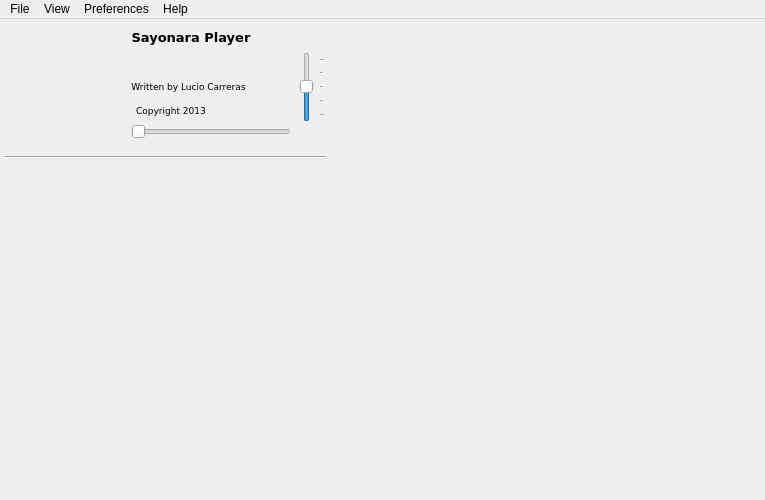
<?xml version="1.0" encoding="UTF-8"?>
<ui version="4.0">
 <class>Sayonara</class>
 <widget class="QMainWindow" name="Sayonara">
  <property name="geometry">
   <rect>
    <x>0</x>
    <y>0</y>
    <width>765</width>
    <height>500</height>
   </rect>
  </property>
  <property name="minimumSize">
   <size>
    <width>350</width>
    <height>350</height>
   </size>
  </property>
  <property name="maximumSize">
   <size>
    <width>2000</width>
    <height>2000</height>
   </size>
  </property>
  <property name="focusPolicy">
   <enum>Qt::StrongFocus</enum>
  </property>
  <property name="windowTitle">
   <string>Sayonara Player</string>
  </property>
  <property name="windowIcon">
   <iconset>
    <normaloff>../../.designer/backup/icons/play.png</normaloff>../../.designer/backup/icons/play.png</iconset>
  </property>
  <property name="toolButtonStyle">
   <enum>Qt::ToolButtonIconOnly</enum>
  </property>
  <property name="documentMode">
   <bool>false</bool>
  </property>
  <property name="unifiedTitleAndToolBarOnMac">
   <bool>true</bool>
  </property>
  <widget class="QWidget" name="centralwidget">
   <property name="minimumSize">
    <size>
     <width>100</width>
     <height>177</height>
    </size>
   </property>
   <layout class="QGridLayout" name="gridLayout">
    <property name="sizeConstraint">
     <enum>QLayout::SetDefaultConstraint</enum>
    </property>
    <property name="leftMargin">
     <number>5</number>
    </property>
    <property name="topMargin">
     <number>3</number>
    </property>
    <property name="rightMargin">
     <number>0</number>
    </property>
    <property name="bottomMargin">
     <number>12</number>
    </property>
    <property name="verticalSpacing">
     <number>0</number>
    </property>
    <item row="0" column="1" colspan="2">
     <layout class="QHBoxLayout" name="horizontalLayout_3">
      <item>
       <widget class="QLabel" name="lab_sayonara">
        <property name="font">
         <font>
          <family>DejaVu Sans</family>
          <pointsize>10</pointsize>
          <weight>75</weight>
          <bold>true</bold>
         </font>
        </property>
        <property name="text">
         <string>Sayonara Player</string>
        </property>
        <property name="alignment">
         <set>Qt::AlignCenter</set>
        </property>
       </widget>
      </item>
      <item>
       <widget class="QLabel" name="lab_title">
        <property name="sizePolicy">
         <sizepolicy hsizetype="Expanding" vsizetype="Preferred">
          <horstretch>0</horstretch>
          <verstretch>0</verstretch>
         </sizepolicy>
        </property>
        <property name="minimumSize">
         <size>
          <width>0</width>
          <height>30</height>
         </size>
        </property>
        <property name="maximumSize">
         <size>
          <width>16777215</width>
          <height>30</height>
         </size>
        </property>
        <property name="font">
         <font>
          <family>DejaVu Sans</family>
          <pointsize>10</pointsize>
          <weight>75</weight>
          <bold>true</bold>
         </font>
        </property>
        <property name="styleSheet">
         <string notr="true"/>
        </property>
        <property name="locale">
         <locale language="German" country="Germany"/>
        </property>
        <property name="inputMethodHints">
         <set>Qt::ImhNone</set>
        </property>
        <property name="text">
         <string notr="true"/>
        </property>
        <property name="textFormat">
         <enum>Qt::PlainText</enum>
        </property>
        <property name="scaledContents">
         <bool>true</bool>
        </property>
        <property name="alignment">
         <set>Qt::AlignCenter</set>
        </property>
        <property name="wordWrap">
         <bool>true</bool>
        </property>
        <property name="textInteractionFlags">
         <set>Qt::LinksAccessibleByMouse|Qt::TextSelectableByMouse</set>
        </property>
       </widget>
      </item>
      <item>
       <widget class="QPushButton" name="btn_correct">
	<property name="toolTip">
	<string>Correct Metadata</string>
	</property>
        <property name="minimumSize">
         <size>
          <width>0</width>
          <height>0</height>
         </size>
        </property>
        <property name="maximumSize">
         <size>
          <width>18</width>
          <height>18</height>
         </size>
        </property>
        <property name="text">
         <string/>
        </property>
        <property name="iconSize">
         <size>
          <width>18</width>
          <height>18</height>
         </size>
        </property>
        <property name="flat">
         <bool>true</bool>
        </property>
       </widget>
      </item>
     </layout>
    </item>
    <item row="12" column="0" colspan="4">
     <widget class="QWidget" name="playlist_widget" native="true">
      <property name="sizePolicy">
       <sizepolicy hsizetype="MinimumExpanding" vsizetype="MinimumExpanding">
        <horstretch>0</horstretch>
        <verstretch>0</verstretch>
       </sizepolicy>
      </property>
     </widget>
    </item>
    <item row="0" column="0" rowspan="7">
     <widget class="QPushButton" name="albumCover">
      <property name="minimumSize">
       <size>
        <width>95</width>
        <height>95</height>
       </size>
      </property>
      <property name="maximumSize">
       <size>
        <width>95</width>
        <height>95</height>
       </size>
      </property>
      <property name="focusPolicy">
       <enum>Qt::NoFocus</enum>
      </property>
      <property name="text">
       <string/>
      </property>
      <property name="iconSize">
       <size>
        <width>95</width>
        <height>95</height>
       </size>
      </property>
      <property name="flat">
       <bool>true</bool>
      </property>
     </widget>
    </item>
    <item row="7" column="1" colspan="2">
     <widget class="SearchSlider" name="songProgress">
      <property name="sizePolicy">
       <sizepolicy hsizetype="Expanding" vsizetype="Fixed">
        <horstretch>0</horstretch>
        <verstretch>0</verstretch>
       </sizepolicy>
      </property>
      <property name="minimumSize">
       <size>
        <width>100</width>
        <height>20</height>
       </size>
      </property>
      <property name="maximumSize">
       <size>
        <width>16777215</width>
        <height>20</height>
       </size>
      </property>
      <property name="sizeIncrement">
       <size>
        <width>3</width>
        <height>0</height>
       </size>
      </property>
      <property name="font">
       <font>
        <strikeout>false</strikeout>
        <stylestrategy>PreferAntialias</stylestrategy>
       </font>
      </property>
      <property name="focusPolicy">
       <enum>Qt::NoFocus</enum>
      </property>
      <property name="orientation">
       <enum>Qt::Horizontal</enum>
      </property>
      <property name="invertedAppearance">
       <bool>false</bool>
      </property>
      <property name="invertedControls">
       <bool>false</bool>
      </property>
      <property name="tickPosition">
       <enum>QSlider::NoTicks</enum>
      </property>
      <property name="tickInterval">
       <number>20</number>
      </property>
     </widget>
    </item>
    <item row="7" column="0" rowspan="2">
     <layout class="QHBoxLayout" name="horizontalLayout_2">
      <property name="spacing">
       <number>0</number>
      </property>
      <property name="sizeConstraint">
       <enum>QLayout::SetMaximumSize</enum>
      </property>
      <property name="bottomMargin">
       <number>0</number>
      </property>
      <item>
       <widget class="QPushButton" name="btn_bw">
        <property name="enabled">
         <bool>true</bool>
        </property>
        <property name="sizePolicy">
         <sizepolicy hsizetype="Fixed" vsizetype="Fixed">
          <horstretch>0</horstretch>
          <verstretch>0</verstretch>
         </sizepolicy>
        </property>
        <property name="minimumSize">
         <size>
          <width>28</width>
          <height>28</height>
         </size>
        </property>
        <property name="maximumSize">
         <size>
          <width>28</width>
          <height>28</height>
         </size>
        </property>
        <property name="focusPolicy">
         <enum>Qt::NoFocus</enum>
        </property>
        <property name="text">
         <string/>
        </property>
        <property name="icon">
         <iconset>
          <normaloff>../../.designer/backup/icons/bwd.png</normaloff>
          <selectedoff>../../.designer/backup/icons/bwd.png</selectedoff>../../.designer/backup/icons/bwd.png</iconset>
        </property>
        <property name="iconSize">
         <size>
          <width>20</width>
          <height>20</height>
         </size>
        </property>
        <property name="flat">
         <bool>true</bool>
        </property>
       </widget>
      </item>
      <item>
       <widget class="QPushButton" name="btn_play">
        <property name="sizePolicy">
         <sizepolicy hsizetype="Fixed" vsizetype="Fixed">
          <horstretch>0</horstretch>
          <verstretch>0</verstretch>
         </sizepolicy>
        </property>
        <property name="minimumSize">
         <size>
          <width>32</width>
          <height>34</height>
         </size>
        </property>
        <property name="maximumSize">
         <size>
          <width>32</width>
          <height>34</height>
         </size>
        </property>
        <property name="focusPolicy">
         <enum>Qt::NoFocus</enum>
        </property>
        <property name="text">
         <string/>
        </property>
        <property name="icon">
         <iconset>
          <normaloff>../../.designer/backup/icons/play.png</normaloff>
          <selectedoff>../../.designer/backup/icons/play.png</selectedoff>../../.designer/backup/icons/play.png</iconset>
        </property>
        <property name="iconSize">
         <size>
          <width>28</width>
          <height>28</height>
         </size>
        </property>
        <property name="shortcut">
         <string/>
        </property>
        <property name="autoDefault">
         <bool>false</bool>
        </property>
        <property name="default">
         <bool>false</bool>
        </property>
        <property name="flat">
         <bool>true</bool>
        </property>
       </widget>
      </item>
      <item>
       <widget class="QPushButton" name="btn_rec">
        <property name="minimumSize">
         <size>
          <width>32</width>
          <height>34</height>
         </size>
        </property>
        <property name="maximumSize">
         <size>
          <width>32</width>
          <height>34</height>
         </size>
        </property>
        <property name="focusPolicy">
         <enum>Qt::NoFocus</enum>
        </property>
        <property name="text">
         <string/>
        </property>
        <property name="iconSize">
         <size>
          <width>28</width>
          <height>28</height>
         </size>
        </property>
        <property name="checkable">
         <bool>true</bool>
        </property>
        <property name="checked">
         <bool>false</bool>
        </property>
        <property name="flat">
         <bool>true</bool>
        </property>
       </widget>
      </item>
      <item>
       <widget class="QPushButton" name="btn_fw">
        <property name="enabled">
         <bool>true</bool>
        </property>
        <property name="minimumSize">
         <size>
          <width>28</width>
          <height>28</height>
         </size>
        </property>
        <property name="maximumSize">
         <size>
          <width>28</width>
          <height>28</height>
         </size>
        </property>
        <property name="focusPolicy">
         <enum>Qt::NoFocus</enum>
        </property>
        <property name="text">
         <string/>
        </property>
        <property name="icon">
         <iconset>
          <normaloff>../../.designer/backup/icons/fwd.png</normaloff>
          <selectedoff>../../.designer/backup/icons/fwd.png</selectedoff>../../.designer/backup/icons/fwd.png</iconset>
        </property>
        <property name="iconSize">
         <size>
          <width>20</width>
          <height>20</height>
         </size>
        </property>
        <property name="flat">
         <bool>true</bool>
        </property>
       </widget>
      </item>
     </layout>
    </item>
    <item row="1" column="3" rowspan="6">
     <widget class="SearchSlider" name="volumeSlider">
      <property name="sizePolicy">
       <sizepolicy hsizetype="Fixed" vsizetype="Expanding">
        <horstretch>0</horstretch>
        <verstretch>0</verstretch>
       </sizepolicy>
      </property>
      <property name="maximumSize">
       <size>
        <width>28</width>
        <height>70</height>
       </size>
      </property>
      <property name="focusPolicy">
       <enum>Qt::NoFocus</enum>
      </property>
      <property name="value">
       <number>50</number>
      </property>
      <property name="tracking">
       <bool>true</bool>
      </property>
      <property name="orientation">
       <enum>Qt::Vertical</enum>
      </property>
      <property name="invertedAppearance">
       <bool>false</bool>
      </property>
      <property name="invertedControls">
       <bool>false</bool>
      </property>
      <property name="tickPosition">
       <enum>QSlider::TicksBelow</enum>
      </property>
      <property name="tickInterval">
       <number>25</number>
      </property>
     </widget>
    </item>
    <item row="0" column="6" rowspan="13" colspan="4">
     <widget class="QWidget" name="library_widget" native="true">
      <property name="sizePolicy">
       <sizepolicy hsizetype="MinimumExpanding" vsizetype="Expanding">
        <horstretch>5</horstretch>
        <verstretch>0</verstretch>
       </sizepolicy>
      </property>
      <property name="minimumSize">
       <size>
        <width>430</width>
        <height>0</height>
       </size>
      </property>
      <property name="baseSize">
       <size>
        <width>0</width>
        <height>0</height>
       </size>
      </property>
      <property name="focusPolicy">
       <enum>Qt::StrongFocus</enum>
      </property>
      <property name="styleSheet">
       <string notr="true"/>
      </property>
     </widget>
    </item>
    <item row="9" column="0" colspan="4">
     <widget class="Line" name="line">
      <property name="enabled">
       <bool>true</bool>
      </property>
      <property name="sizePolicy">
       <sizepolicy hsizetype="MinimumExpanding" vsizetype="Fixed">
        <horstretch>3</horstretch>
        <verstretch>0</verstretch>
       </sizepolicy>
      </property>
      <property name="minimumSize">
       <size>
        <width>320</width>
        <height>3</height>
       </size>
      </property>
      <property name="styleSheet">
       <string notr="true"/>
      </property>
      <property name="frameShadow">
       <enum>QFrame::Sunken</enum>
      </property>
      <property name="lineWidth">
       <number>1</number>
      </property>
      <property name="midLineWidth">
       <number>0</number>
      </property>
      <property name="orientation">
       <enum>Qt::Horizontal</enum>
      </property>
     </widget>
    </item>
    <item row="8" column="1" colspan="2">
     <layout class="QHBoxLayout" name="horizontalLayout">
      <property name="spacing">
       <number>2</number>
      </property>
      <item>
       <widget class="QLabel" name="curTime">
        <property name="sizePolicy">
         <sizepolicy hsizetype="Minimum" vsizetype="Preferred">
          <horstretch>0</horstretch>
          <verstretch>0</verstretch>
         </sizepolicy>
        </property>
        <property name="minimumSize">
         <size>
          <width>50</width>
          <height>0</height>
         </size>
        </property>
        <property name="maximumSize">
         <size>
          <width>50</width>
          <height>16</height>
         </size>
        </property>
        <property name="font">
         <font>
          <family>DejaVu Sans</family>
          <pointsize>7</pointsize>
         </font>
        </property>
        <property name="styleSheet">
         <string notr="true"/>
        </property>
        <property name="lineWidth">
         <number>0</number>
        </property>
        <property name="text">
         <string notr="true"/>
        </property>
       </widget>
      </item>
      <item>
       <spacer name="horizontalSpacer">
        <property name="orientation">
         <enum>Qt::Horizontal</enum>
        </property>
        <property name="sizeType">
         <enum>QSizePolicy::MinimumExpanding</enum>
        </property>
        <property name="sizeHint" stdset="0">
         <size>
          <width>40</width>
          <height>10</height>
         </size>
        </property>
       </spacer>
      </item>
      <item>
       <widget class="QLabel" name="maxTime">
        <property name="sizePolicy">
         <sizepolicy hsizetype="Minimum" vsizetype="Preferred">
          <horstretch>0</horstretch>
          <verstretch>0</verstretch>
         </sizepolicy>
        </property>
        <property name="minimumSize">
         <size>
          <width>50</width>
          <height>0</height>
         </size>
        </property>
        <property name="maximumSize">
         <size>
          <width>100</width>
          <height>16</height>
         </size>
        </property>
        <property name="font">
         <font>
          <family>DejaVu Sans</family>
          <pointsize>7</pointsize>
         </font>
        </property>
        <property name="lineWidth">
         <number>0</number>
        </property>
        <property name="text">
         <string notr="true"/>
        </property>
        <property name="alignment">
         <set>Qt::AlignRight|Qt::AlignTrailing|Qt::AlignVCenter</set>
        </property>
       </widget>
      </item>
     </layout>
    </item>
    <item row="7" column="3" rowspan="2">
     <widget class="QPushButton" name="btn_stop">
      <property name="minimumSize">
       <size>
        <width>28</width>
        <height>28</height>
       </size>
      </property>
      <property name="maximumSize">
       <size>
        <width>28</width>
        <height>28</height>
       </size>
      </property>
      <property name="focusPolicy">
       <enum>Qt::NoFocus</enum>
      </property>
      <property name="text">
       <string/>
      </property>
      <property name="icon">
       <iconset>
        <normaloff>../../.designer/backup/icons/stop.png</normaloff>
        <selectedoff>../../.designer/backup/icons/stop.png</selectedoff>../../.designer/backup/icons/stop.png</iconset>
      </property>
      <property name="iconSize">
       <size>
        <width>22</width>
        <height>22</height>
       </size>
      </property>
      <property name="flat">
       <bool>true</bool>
      </property>
     </widget>
    </item>
    <item row="0" column="3">
     <widget class="QPushButton" name="btn_mute">
      <property name="maximumSize">
       <size>
        <width>28</width>
        <height>30</height>
       </size>
      </property>
      <property name="focusPolicy">
       <enum>Qt::NoFocus</enum>
      </property>
      <property name="text">
       <string/>
      </property>
      <property name="icon">
       <iconset>
        <normaloff>../../.designer/backup/icons/vol_mute.png</normaloff>../../.designer/backup/icons/vol_mute.png</iconset>
      </property>
      <property name="iconSize">
       <size>
        <width>24</width>
        <height>24</height>
       </size>
      </property>
      <property name="flat">
       <bool>true</bool>
      </property>
     </widget>
    </item>
    <item row="11" column="0" colspan="4">
     <layout class="QVBoxLayout" name="verticalLayout_2">
      <property name="spacing">
       <number>0</number>
      </property>
      <item>
       <widget class="QWidget" name="plugin_widget" native="true">
        <property name="sizePolicy">
         <sizepolicy hsizetype="MinimumExpanding" vsizetype="Maximum">
          <horstretch>0</horstretch>
          <verstretch>0</verstretch>
         </sizepolicy>
        </property>
        <property name="minimumSize">
         <size>
          <width>0</width>
          <height>0</height>
         </size>
        </property>
        <property name="maximumSize">
         <size>
          <width>16777215</width>
          <height>1654887</height>
         </size>
        </property>
        <property name="styleSheet">
         <string notr="true"/>
        </property>
        <layout class="QGridLayout" name="gridLayout_2">
         <property name="topMargin">
          <number>0</number>
         </property>
         <property name="bottomMargin">
          <number>0</number>
         </property>
        </layout>
       </widget>
      </item>
     </layout>
    </item>
    <item row="3" column="1" rowspan="2" colspan="2">
     <layout class="QHBoxLayout" name="horizontalLayout_6">
      <item>
       <widget class="QLabel" name="lab_writtenby">
        <property name="font">
         <font>
          <family>DejaVu Sans</family>
          <pointsize>7</pointsize>
         </font>
        </property>
        <property name="text">
         <string>Written by Lucio Carreras</string>
        </property>
        <property name="alignment">
         <set>Qt::AlignCenter</set>
        </property>
       </widget>
      </item>
      <item>
       <widget class="QLabel" name="lab_artist">
        <property name="sizePolicy">
         <sizepolicy hsizetype="Ignored" vsizetype="Preferred">
          <horstretch>0</horstretch>
          <verstretch>0</verstretch>
         </sizepolicy>
        </property>
        <property name="minimumSize">
         <size>
          <width>0</width>
          <height>20</height>
         </size>
        </property>
        <property name="maximumSize">
         <size>
          <width>16777215</width>
          <height>16</height>
         </size>
        </property>
        <property name="font">
         <font>
          <family>DejaVu Sans</family>
          <pointsize>7</pointsize>
         </font>
        </property>
        <property name="styleSheet">
         <string notr="true"/>
        </property>
        <property name="frameShape">
         <enum>QFrame::NoFrame</enum>
        </property>
        <property name="frameShadow">
         <enum>QFrame::Plain</enum>
        </property>
        <property name="text">
         <string notr="true"/>
        </property>
        <property name="textFormat">
         <enum>Qt::AutoText</enum>
        </property>
        <property name="alignment">
         <set>Qt::AlignCenter</set>
        </property>
        <property name="wordWrap">
         <bool>true</bool>
        </property>
        <property name="openExternalLinks">
         <bool>false</bool>
        </property>
       </widget>
      </item>
     </layout>
    </item>
    <item row="5" column="1" rowspan="2" colspan="2">
     <layout class="QHBoxLayout" name="horizontalLayout_7">
      <item>
       <widget class="QLabel" name="lab_copyright">
        <property name="font">
         <font>
          <family>DejaVu Sans</family>
          <pointsize>7</pointsize>
         </font>
        </property>
        <property name="text">
         <string>Copyright 2013</string>
        </property>
        <property name="alignment">
         <set>Qt::AlignCenter</set>
        </property>
       </widget>
      </item>
      <item>
       <widget class="QLabel" name="lab_album">
        <property name="sizePolicy">
         <sizepolicy hsizetype="Ignored" vsizetype="Preferred">
          <horstretch>0</horstretch>
          <verstretch>0</verstretch>
         </sizepolicy>
        </property>
        <property name="minimumSize">
         <size>
          <width>0</width>
          <height>20</height>
         </size>
        </property>
        <property name="maximumSize">
         <size>
          <width>16777215</width>
          <height>16</height>
         </size>
        </property>
        <property name="font">
         <font>
          <family>DejaVu Sans</family>
          <pointsize>7</pointsize>
         </font>
        </property>
        <property name="styleSheet">
         <string notr="true"/>
        </property>
        <property name="text">
         <string notr="true"/>
        </property>
        <property name="alignment">
         <set>Qt::AlignCenter</set>
        </property>
        <property name="wordWrap">
         <bool>true</bool>
        </property>
       </widget>
      </item>
     </layout>
    </item>
    <item row="1" column="1" rowspan="2" colspan="2">
     <layout class="QHBoxLayout" name="horizontalLayout_8">
      <item>
       <widget class="QLabel" name="lab_version">
        <property name="font">
         <font>
          <pointsize>7</pointsize>
         </font>
        </property>
        <property name="text">
         <string/>
        </property>
        <property name="alignment">
         <set>Qt::AlignCenter</set>
        </property>
       </widget>
      </item>
      <item>
       <widget class="QLabel" name="lab_rating">
        <property name="minimumSize">
         <size>
          <width>0</width>
          <height>20</height>
         </size>
        </property>
        <property name="maximumSize">
         <size>
          <width>16777215</width>
          <height>16</height>
         </size>
        </property>
        <property name="font">
         <font>
          <family>DejaVu Sans</family>
          <pointsize>8</pointsize>
          <weight>75</weight>
          <bold>true</bold>
          <kerning>false</kerning>
         </font>
        </property>
        <property name="autoFillBackground">
         <bool>false</bool>
        </property>
        <property name="styleSheet">
         <string notr="true"/>
        </property>
        <property name="text">
         <string notr="true"/>
        </property>
        <property name="alignment">
         <set>Qt::AlignCenter</set>
        </property>
       </widget>
      </item>
     </layout>
    </item>
   </layout>
  </widget>
  <widget class="QMenuBar" name="menubar">
   <property name="geometry">
    <rect>
     <x>0</x>
     <y>0</y>
     <width>765</width>
     <height>25</height>
    </rect>
   </property>
   <property name="defaultUp">
    <bool>false</bool>
   </property>
   <property name="nativeMenuBar">
    <bool>false</bool>
   </property>
   <widget class="QMenu" name="menuFle">
    <property name="title">
     <string>File</string>
    </property>
    <addaction name="action_OpenFile"/>
    <addaction name="action_OpenFolder"/>
    <addaction name="separator"/>
    <addaction name="action_ImportFolder"/>
    <addaction name="action_reloadLibrary"/>
    <addaction name="action_clearLibrary"/>
    <addaction name="action_fetch_all_covers"/>
    <addaction name="separator"/>
    <addaction name="separator"/>
    <addaction name="action_Close"/>
   </widget>
   <widget class="QMenu" name="menuView">
    <property name="styleSheet">
     <string notr="true"/>
    </property>
    <property name="title">
     <string>View</string>
    </property>
    <addaction name="action_viewLibrary"/>
    <addaction name="action_smallPlaylistItems"/>
    <addaction name="action_showOnlyTracks"/>
    <addaction name="separator"/>
    <addaction name="action_Dark"/>
    <addaction name="action_Fullscreen"/>
   </widget>
   <widget class="QMenu" name="menuPreferences">
    <property name="title">
     <string>Preferences</string>
    </property>
    <addaction name="action_Language"/>
    <addaction name="separator"/>
    <addaction name="action_setLibPath"/>
    <addaction name="action_lastFM"/>
    <addaction name="action_streamrecorder"/>
    <addaction name="separator"/>
    <addaction name="action_notifications"/>
    <addaction name="action_startup"/>
    <addaction name="action_min2tray"/>
    <addaction name="action_only_one_instance"/>
    <addaction name="separator"/>
    <addaction name="action_SocketConnection"/>
    <addaction name="separator"/>
    <addaction name="action_livesearch"/>
   </widget>
   <widget class="QMenu" name="menuAbout">
    <property name="title">
     <string>Help</string>
    </property>
    <addaction name="action_help"/>
    <addaction name="action_about"/>
   </widget>
   <addaction name="menuFle"/>
   <addaction name="menuView"/>
   <addaction name="menuPreferences"/>
   <addaction name="menuAbout"/>
  </widget>
  <action name="action_OpenFile">
   <property name="text">
    <string>Open File</string>
   </property>
  </action>
  <action name="action_OpenFolder">
   <property name="text">
    <string>Open Folder</string>
   </property>
  </action>
  <action name="action_Close">
   <property name="text">
    <string>Close</string>
   </property>
  </action>
  <action name="action_ViewEqualizer">
   <property name="checkable">
    <bool>true</bool>
   </property>
   <property name="checked">
    <bool>false</bool>
   </property>
   <property name="text">
    <string>Equalizer</string>
   </property>
   <property name="shortcutContext">
    <enum>Qt::ApplicationShortcut</enum>
   </property>
  </action>
  <action name="action_Dark">
   <property name="checkable">
    <bool>true</bool>
   </property>
   <property name="text">
    <string>Dark</string>
   </property>
  </action>
  <action name="action_lastFM">
   <property name="icon">
    <iconset>
     <normaloff>../../Desktop/lastfm-icon.png</normaloff>../../Desktop/lastfm-icon.png</iconset>
   </property>
   <property name="text">
    <string>Last.fm</string>
   </property>
  </action>
  <action name="action_reloadLibrary">
   <property name="text">
    <string>Reload Library</string>
   </property>
  </action>
  <action name="action_clearLibrary">
   <property name="text">
    <string>Clear Library</string>
   </property>
  </action>
  <action name="action_setLibPath">
   <property name="text">
    <string>Library Path</string>
   </property>
  </action>
  <action name="action_fetch_all_covers">
   <property name="text">
    <string>Fetch all covers</string>
   </property>
  </action>
  <action name="action_ViewLFMRadio">
   <property name="checkable">
    <bool>true</bool>
   </property>
   <property name="text">
    <string>Radio</string>
   </property>
   <property name="shortcut">
    <string extracomment="STRG + R"/>
   </property>
   <property name="shortcutContext">
    <enum>Qt::ApplicationShortcut</enum>
   </property>
   <property name="softKeyRole">
    <enum>QAction::PositiveSoftKey</enum>
   </property>
  </action>
  <action name="action_startup">
   <property name="checkable">
    <bool>false</bool>
   </property>
   <property name="text">
    <string>Start up</string>
   </property>
   <property name="toolTip">
    <string>Load playlist on startup</string>
   </property>
  </action>
  <action name="action_ImportFolder">
   <property name="text">
    <string>Import Folder</string>
   </property>
  </action>
  <action name="action_ViewPlaylistChooser">
   <property name="checkable">
    <bool>true</bool>
   </property>
   <property name="text">
    <string>Playlist Chooser</string>
   </property>
   <property name="shortcutContext">
    <enum>Qt::ApplicationShortcut</enum>
   </property>
  </action>
  <action name="action_help">
   <property name="text">
    <string>Help</string>
   </property>
  </action>
  <action name="action_about">
   <property name="text">
    <string>About</string>
   </property>
  </action>
  <action name="action_notification">
   <property name="checkable">
    <bool>true</bool>
   </property>
   <property name="enabled">
    <bool>true</bool>
   </property>
   <property name="text">
    <string>Notifications</string>
   </property>
  </action>
  <action name="action_OpenStream">
   <property name="text">
    <string>Open Stream</string>
   </property>
  </action>
  <action name="action_viewLibrary">
   <property name="checkable">
    <bool>true</bool>
   </property>
   <property name="checked">
    <bool>true</bool>
   </property>
   <property name="text">
    <string>Library</string>
   </property>
   <property name="shortcutContext">
    <enum>Qt::ApplicationShortcut</enum>
   </property>
  </action>
  <action name="action_min2tray">
   <property name="checkable">
    <bool>true</bool>
   </property>
   <property name="text">
    <string>Close to tray</string>
   </property>
  </action>
  <action name="action_only_one_instance">
   <property name="checkable">
    <bool>true</bool>
   </property>
   <property name="text">
    <string>Only one instance</string>
   </property>
  </action>
  <action name="action_Fullscreen">
   <property name="checkable">
    <bool>true</bool>
   </property>
   <property name="text">
    <string>Fullscreen </string>
   </property>
  </action>
  <action name="action_smallPlaylistItems">
   <property name="checkable">
    <bool>true</bool>
   </property>
   <property name="text">
    <string>Small Playlist Items</string>
   </property>
  </action>
  <action name="action_showOnlyTracks">
   <property name="checkable">
    <bool>true</bool>
   </property>
   <property name="text">
    <string>Only tracks in library</string>
   </property>
  </action>
  <action name="actionSound_Engine">
   <property name="text">
    <string>Sound Engine</string>
   </property>
  </action>
  <action name="action_engine_gst">
   <property name="text">
    <string>Gstreamer</string>
   </property>
  </action>
  <action name="action_engine_phonon">
   <property name="text">
    <string>Phonon</string>
   </property>
  </action>
  <action name="action_streamrecorder">
   <property name="checkable">
    <bool>false</bool>
   </property>
   <property name="text">
    <string>Stream recorder</string>
   </property>
  </action>
  <action name="action_streamripper_path">
   <property name="text">
    <string>Set Streamripper Path</string>
   </property>
  </action>
  <action name="action_ViewStream">
   <property name="checkable">
    <bool>true</bool>
   </property>
   <property name="text">
    <string>Stream</string>
   </property>
   <property name="shortcutContext">
    <enum>Qt::ApplicationShortcut</enum>
   </property>
  </action>
  <action name="action_SocketConnection">
   <property name="text">
    <string>Socket connection</string>
   </property>
  </action>
  <action name="action_notifications">
   <property name="text">
    <string>Notifications</string>
   </property>
  </action>
  <action name="action_ViewPodcasts">
   <property name="checkable">
    <bool>true</bool>
   </property>
   <property name="text">
    <string>Podcasts</string>
   </property>
  </action>
  <action name="action_livesearch">
   <property name="checkable">
    <bool>true</bool>
   </property>
   <property name="checked">
    <bool>true</bool>
   </property>
   <property name="text">
    <string>Library live search</string>
   </property>
  </action>
  <action name="action_Language">
   <property name="text">
    <string>Language</string>
   </property>
  </action>
 </widget>
 <customwidgets>
  <customwidget>
   <class>SearchSlider</class>
   <extends>QSlider</extends>
   <header location="global">GUI/player/SearchSlider.h</header>
  </customwidget>
 </customwidgets>
 <resources/>
 <connections/>
</ui>
